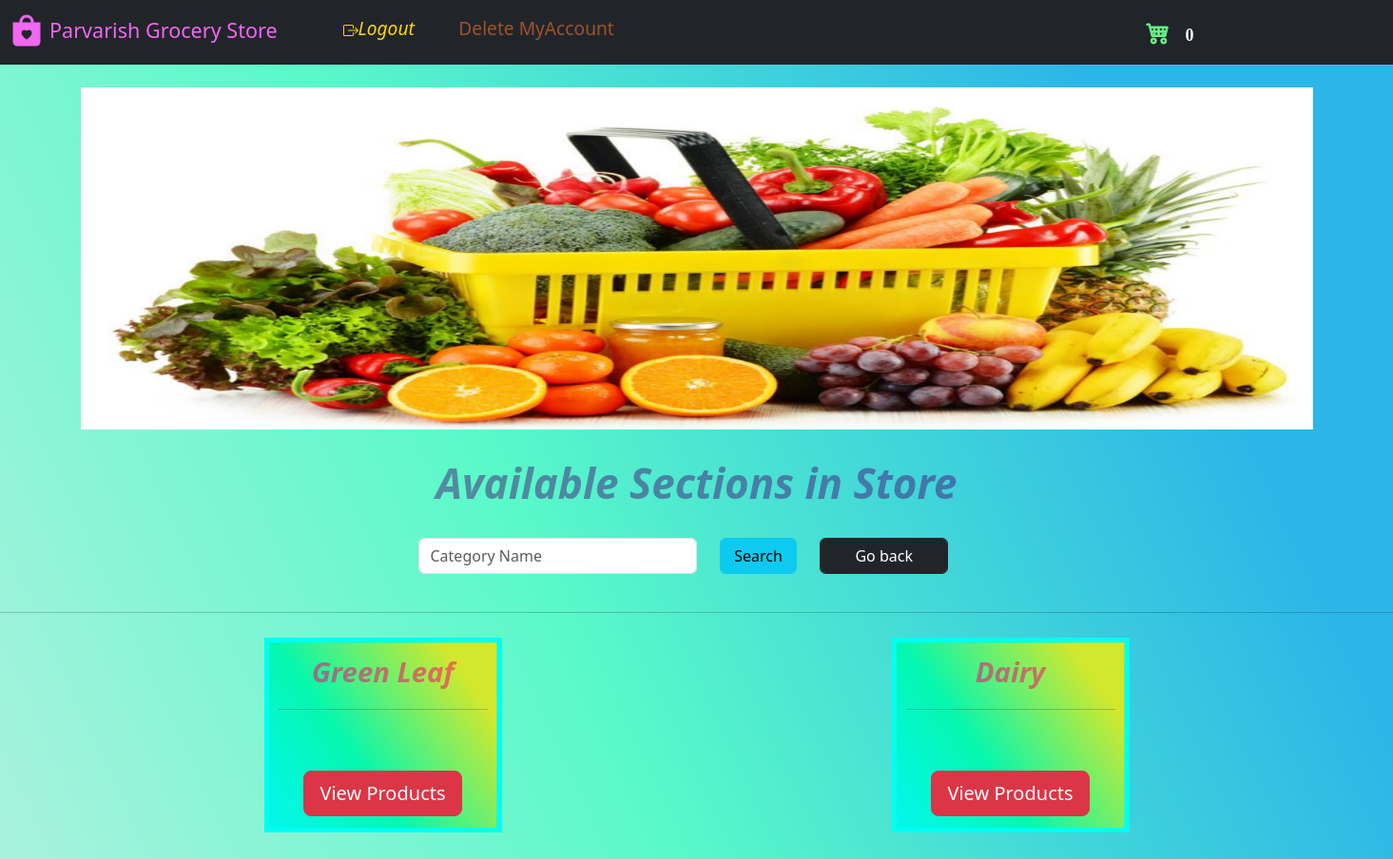
/store (signed in), run on an earlier commit of the app's database.
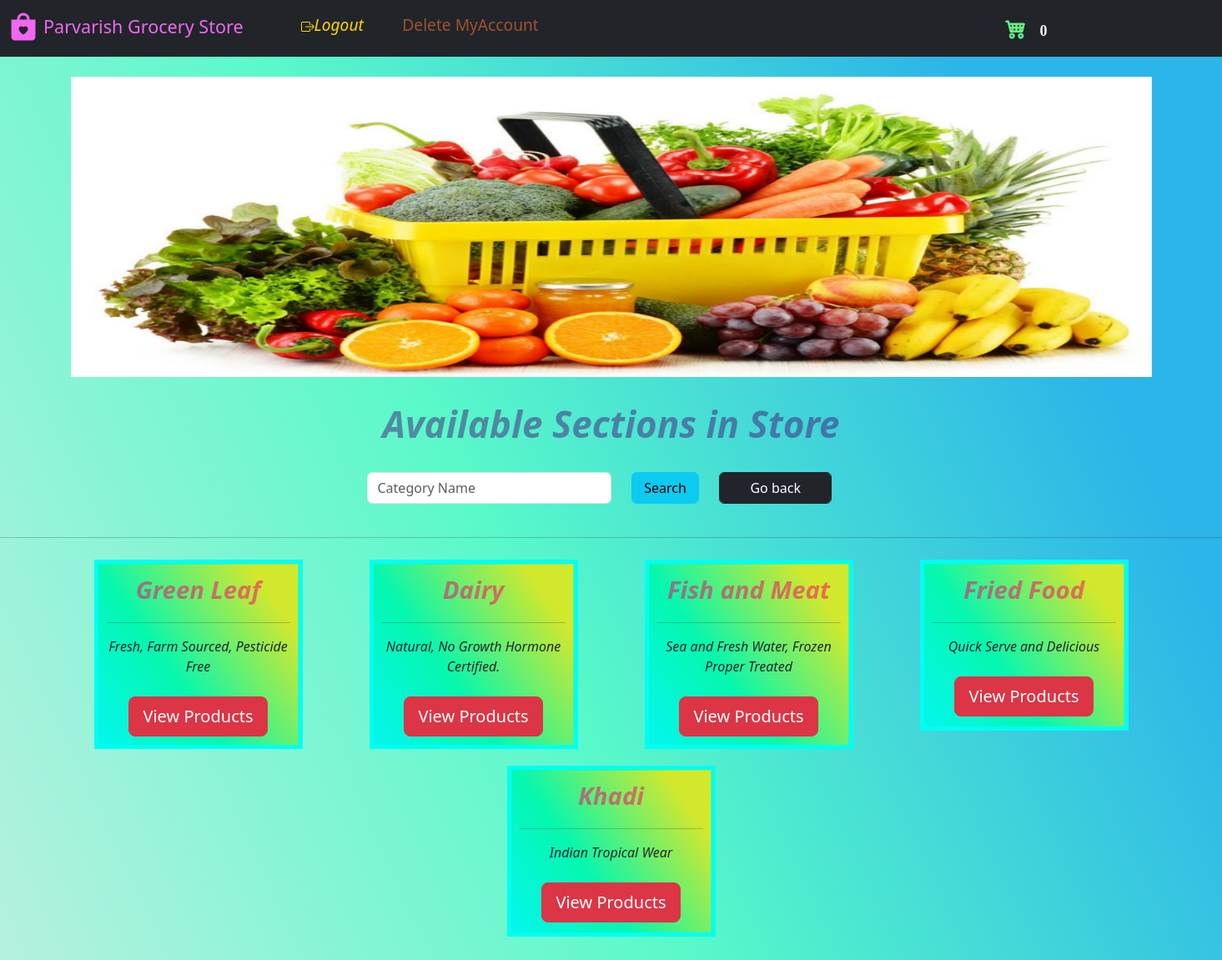
And on a later commit of the database.
### website/model.py (models this page shows)
class Category(db.Model):
    category_Name = db.Column(db.String(), nullable=False, unique=True)
    category_Id = db.Column(db.Integer(), primary_key=True)
    description = db.Column(db.String())
    managedBy_Id = db.Column(db.Integer(), db.ForeignKey('store.id'))
    catalog = db.relationship('Product', backref='parent')

### website/views.py (the view, shortened to what this page needs)
@login_required
@Views.route('/store', methods=["GET", "POST"])
def Store_front():
    user_id = session['id']
    user_role = session['role']
    if 'carte' not in session:
        session['carte'] = []
    if not session['carte']:
        products_cart_1 = []
    if session['carte']:
        products_cart_1 = session['carte']
    manager_1 = False
    if user_role == 'Customer':
        customer = Customer.query.get(user_id)
        categories_1 = Category.query.all()
        list = []
        return render_template('storefront.html', categories=categories_1, name=customer.username, id=customer.id, cart=products_cart_1)
    else:
        return redirect(url_for("views.landing_page.html"))

### website/auth.py (called while the page is built)
@App.login_manager.user_loader
def load_customer(id):
    if id is not None:
        return Customer.query.get(int(id))
    return None

### website/templates/storefront.html (shortened to what the changed rows need)
<!DOCTYPE html>
<html lang="en">
  <head>
    <link
      href="https://cdn.jsdelivr.net/npm/bootstrap@5.3.0/dist/css/bootstrap.min.css"
      rel="stylesheet"
    />
    <link
      rel="stylesheet"
      href="https://cdn.jsdelivr.net/npm/bootstrap-icons@1.10.5/font/bootstrap-icons.css"
    />
  </head>
  <body>
        <section><div>
          {% if categories|length == 0 %}
          <h1>No Offerings! Business is Shut Down for today.</h1>
          {% else %}
          </div>
          <br><hr>
          <div class="container">
            <div class="row align-items-start">
              {% for variety in categories %}
              <div class="col">
                <table class="table"
    style="
      border: 5px solid rgb(0, 255, 242);
      /* background-color: #96d4d4; */
      width: 250px;
      margin:10px;
      table-layout: fixed;
      margin-left:auto ;
      margin-right:auto ;
    "
  >
    <tr  align="center" style="height: 200px;">
      <td class="boxes"
        style="
          padding: 10px 10px;
          width: 100%;
        "
      >
      <span style="font-style: italic;color:rgba(249, 4, 106, 0.531);font-size: 2vw;"><strong>{{ variety.category_Name }}</strong></span><br/><hr/>
        <span><em>{{ variety.description }}</em></span><br/><br/>
        <span><a href="/store/{{ variety.category_Name }}/products"><input type="button" class="btn btn-danger btn-lg" style="margin: auto;" type="submit" value="View Products" /></a></span>
      </td>
      </tr></table>
              </div>
            {% endfor %}
            </div>
          </div></section>
          {% endif %}
  </body>
</html>

What changed in the data, as far as the page shows it:
changed Category "Green Leaf": description (not shown) → "Fresh, Farm Sourced, Pesticide Free"
changed Category "Dairy": description (not shown) → "Natural, No Growth Hormone Certified."
added Category: category_Name "Fish and Meat", description "Sea and Fresh Water, Frozen Proper Treated"
added Category: category_Name "Fried Food", description "Quick Serve and Delicious"
added Category: category_Name "Khadi", description "Indian Tropical Wear"
